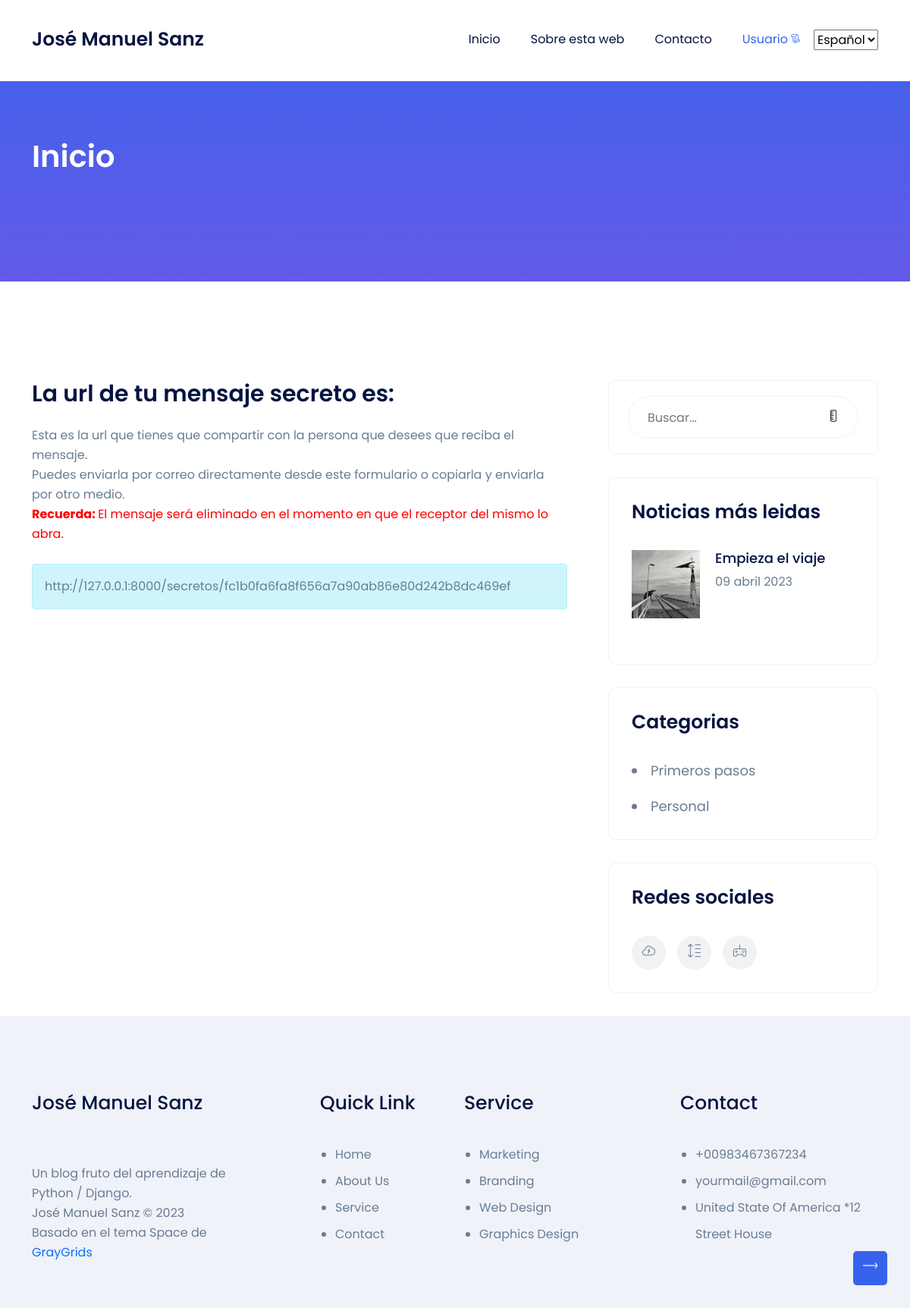
Screenshot of /secretos/confirmacion/fc1b0fa6fa8f656a7a90ab86e80d242b8dc469ef/ with the database file from the repository.
### core/models.py (models this page shows, shortened)
class Pagina(models.Model):
    titulo = models.CharField(max_length=250)
    subtitulo = models.CharField(max_length=250)
    id = models.AutoField(primary_key=True)
    slug = models.SlugField(unique=True, default=0)
    contenido = RichTextField()
    imagen = models.ImageField(upload_to='paginas')
    fecha_creacion = models.DateTimeField(auto_now_add=True) # Se añade la hora de forma automática cuando se crea el registro
    fecha_actualizacion = models.DateTimeField(auto_now=True) # Se añade la hora de forma automática al actualizarse el campo
    class Meta:
        verbose_name = "pagina"
        verbose_name_plural = "paginas"
        ordering = ["-fecha_creacion"] # Ordena por defecto de mas antiguo a mas nuevo, con (-NombreCampo), cambia a la inversa

### blog/models.py (models this page shows, shortened)
class Blog(models.Model):
    id = models.AutoField(primary_key=True)
    titulo = models.CharField(max_length=250)
    slug = models.SlugField(unique=True, default=0)
    subtitulo = models.CharField(max_length=250)
    contenido = RichTextField()
    imagen = models.ImageField(upload_to='blog')
    fecha_creacion = models.DateTimeField(auto_now_add=True) # Se añade la hora de forma automática cuando se crea el registro
    fecha_actualizacion = models.DateTimeField(auto_now=True) # Se añade la hora de forma automática al actualizarse el campo
    autor = models.ForeignKey(Autor, on_delete=models.CASCADE, related_name='blogs')
    num_visitas = models.PositiveIntegerField(default=0) # Nuevo campo para contabilizar el número de visitas
    categorias = models.ManyToManyField(Categoria, related_name=_('categorias'))
    class Meta:
        verbose_name = "noticia"
        verbose_name_plural = "noticias"
        ordering = ["-fecha_creacion"] # Ordena por defecto de mas antiguo a mas nuevo, con (-NombreCampo), cambia a la inversa

class Categoria(models.Model):
    nombre = models.CharField(max_length=100)
    slug = models.SlugField(unique=True, default=0)

### secretos/views.py (the view)
# urls.py: path('confirmacion/<str:hash>/', confirmacion, name='confirmacion'),
def confirmacion(request, hash):
    return render(request, 'secretos/enlace_secreto.html', {'hash': hash})

### blog/utils.py (called while the page is built)
def mas_leidas():
    return Blog.objects.all().order_by('-num_visitas')[:3]

def lista_categorias():
   return Categoria.objects.all()

### core/utils.py (called while the page is built)
def obtener_paginas():
    return Pagina.objects.all()

### core/views.py (called while the page is built)
def paginas_context(request):
    return {'paginas': obtener_paginas()}

def noticias_context(request):
    return {'mas_leidas': mas_leidas()}

def categorias_context(request):
    return {'categorias': lista_categorias()}

### secretos/templates/secretos/enlace_secreto.html (shortened to what this page needs)
{% extends 'core/base.html' %}
{% load i18n %}
{% block content %}
<section class="blog-section pt-130">
    <div class="container">
        <div class="row">
            <div class="col-xl-8 col-lg-7">
                <div class="left-side-wrapper mb-60">
                   <h3>La url de tu mensaje secreto es: </h3><br>
                   <p>Esta es la url que tienes que compartir con la persona que desees que reciba el mensaje.<br>Puedes enviarla por correo directamente desde este formulario o copiarla y enviarla por otro medio.</p>
                   <p style="color: red;"><strong>Recuerda: </strong>El mensaje será eliminado en el momento en que el receptor del mismo lo abra.<br></p>
                   <p><br></p>
                   <div class="alert alert-info"><p>http://127.0.0.1:8000/secretos/{{ hash }}</p></div>
                </div>
            </div>
{% endblock %}

### core/templates/core/base.html (shortened to what this page needs)
<!doctype html>
<html lang="es">
<head>
    {% load static %}
    {% load i18n %}
    <link rel="stylesheet" href="https://cdn.jsdelivr.net/npm/bootstrap@4.0.0/dist/css/bootstrap.min.css">
    <link rel="stylesheet" href="{% static 'core/assets/css/LineIcons.2.0.css' %}">
    <link rel="stylesheet" href="{% static 'core/assets/css/animate.css' %}">
    <link rel="stylesheet" href="{% static 'core/assets/css/tiny-slider.css' %}">
    <link rel="stylesheet" href="{% static 'core/assets/css/glightbox.min.css' %}">
    <link rel="stylesheet" href="{% static 'core/assets/css/bootstrap-5.0.0-beta1.min.css' %}">
    <link rel="stylesheet" href="{% static 'core/assets/css/main.css' %}">
</head>
<body>
    <header class="header navbar-area">
        <div class="container">
            <div class="row align-items-center">
                <div class="col-lg-12">
                    <nav class="navbar navbar-expand-lg">
                        <a class="navbar-brand" href="{% url 'home' %}">
                            <h4>José Manuel Sanz</h4>
                        </a>
                        <div class="navbar-collapse sub-menu-bar collapse" id="navbarSupportedContent" >
                        <ul id="nav" class="navbar-nav ms-auto">
                        <li class="nav-item">
                        <a href="{% url 'home' %}">{% trans "Inicio" %}</a>
                        </li>
                         {% for pagina in paginas %}
                         <li class="nav-item"><a href="/pagina/{{pagina.slug}}/">{{ pagina.titulo }}</a></li>
                         {% endfor %}
                        <li class="nav-item">
                        <a  href="{% url 'contacto' %}">{% trans "Contacto" %}</a>
                        </li>
                        <li class="nav-item">
                            <a class="page-scroll dd-menu active collapsed" href="javascript:void(0)" data-bs-toggle="collapse" data-bs-target="#submenu-1-1" aria-controls="navbarSupportedContent" aria-expanded="false" aria-label="Toggle navigation">Usuario</a>
                        </li>
                        </ul>
                        {% get_current_language as LANGUAGE_CODE %}
                        {% get_available_languages as LANGUAGES %}
                        <select id="language-selector" onchange="location.href=this.value;">
                            {% for lang_code, lang_name in LANGUAGES %}
                                <option value="{% url 'change_language' lang_code %}" {% if lang_code == LANGUAGE_CODE %}selected{% endif %}>{{ lang_name }}</option>
                            {% endfor %}
                        </select>
                        </div>
                        </nav>
                </div>
            </div>
        </div>
    </header>
    <section class="page-banner-section pt-75 pb-75 img-bg"
        style="background-image:url({% static 'core/assets/img/bg/common-bg.svg' %})">
        <div class="container">
            <div class="row">
                <div class="col-xl-12">
                    <div class="banner-content">
                        {% if noticia %}
                        <h2 class="titular_en_breadcrumb">{{ noticia.titulo }}</h2>
                        <h3 class="titular_en_breadcrumb">{{ noticia.subtitulo}}</h3>
                        <div class=meta-information>
                            <p class="meta-info titular_en_breadcrumb"><br>
                                {% trans "Autor" %}: Por {{noticia.autor}} | {{noticia.fecha_creacion|date:"d \ F \ Y" }}
                            </p>
                            <p class="titular_en_breadcrumb">{% trans "Categorias" %}:
                                <a href="javascript:void(0)">
                                {% for categoria in noticia.categorias.all %}
                                 <a class="titular_en_breadcrumb" href="/categoria/{{categoria.slug}}/">{{ categoria.nombre }}</a>{% if not forloop.last %}, {% endif %}
                                {% endfor %}
                                 </a>
                            </p>
                        </div>
                        {% elif pagina %}
                        <h2 class="titular_en_breadcrumb">{{ pagina.titulo }}</h2>
                        <h3 class="titular_en_breadcrumb">{{ pagina.subtitulo }}</h3>
                        {% elif categoria %}
                        <h3 class="titular_en_breadcrumb">{% trans "Noticias de la categoria:" %} {{ categoria.nombre}}</h3>
                        {% elif resultados %}
                        <h3 class="titular_en_breadcrumb">{% trans "Resultados de la busqueda" %}</h3>
                        {% elif contacto %}
                        <h3 class="titular_en_breadcrumb">{% trans "Formulario de contacto" %}</h3>
                        {% elif login %}
                        <h3 class="titular_en_breadcrumb">{% trans "Inicio de sesión" %}</h3>
                        {% else %}
                        <h2 class="titular_en_breadcrumb">{% trans "Inicio" %}</h2>
                        {% endif %}
                        <div class="page-breadcrumb">
                            <nav aria-label="breadcrumb">
                                <ol class="breadcrumb">
                                </ol>
                            </nav>
                        </div>
                    </div>
                </div>
            </div>
        </div>
    </section>
    {% block content %}
    {% endblock %}
    {% if not contacto %}
    <div class="col-xl-4 col-lg-5">
        <div class="sidebar-wrapper">
            <div class="sidebar-box search-form-box mb-30">
                <form action="{% url 'buscar_noticias' %}" method="POST" class="search-form">
                    <input type="text" name="cadena" placeholder='{% trans "Buscar..." %}'>
                    <button type="submit"><i class="lni lni-search-alt"></i></button>
                </form>
            </div>
            <div class="sidebar-box recent-blog-box mb-30">
                <h4>{% trans "Noticias más leidas" %}</h4>
                <div class="recent-blog-items">
                    {% for noticia in mas_leidas %}
                    <div class="recent-blog mb-30">
                        <div class="recent-blog-img">
                            <img src="{{noticia.imagen.url}}" alt="#">
                        </div>
                        <div class="recent-blog-content">
                            <h5><a href="/blog/{{noticia.slug}}">{{ noticia.titulo }}</a></h5>
                            <span class="date">{{ noticia.fecha_creacion | date:"d \ F \ Y" }}</span>
                        </div>
                    </div>
                    {% endfor %}
                </div>
            </div>
            <div class="sidebar-box catagories-box mb-30">
                <h4>{% trans "Categorias" %}</h4>
                <ul>
                    {% for categoria in categorias %}
                    <li>
                        <a href="/categoria/{{categoria.slug}}/">
                            <span>{{ categoria.nombre}}</span>
                        </a>
                    </li>
                    {% endfor %}
                </ul>
            </div>
            <div class="sidebar-box mb-30">
                <h4>{% trans "Redes sociales" %}</h4>
                <div class="footer-social-links">
                    <ul class="d-flex justify-content-start">
                        <li><a href="https://twitter.com/jmsanzprieto"><i class="lni lni-twitter-filled"></i></a></li>
                        <li><a href="https://www.linkedin.com/in/josemanuelsanzprieto/"><i class="lni lni-linkedin-original"></i></a></li>
                        <li><a href="https://github.com/jmsanzprieto/"><i class="lni lni-github-original"></i></a></li>
                    </ul>
                </div>
            </div>
            {% endif %}
        </div>
    </div>
    </div>
    </div>
    </section>
    <footer class="footer pt-100">
        <div class="container">
            <div class="row">
                <div class="col-xl-3 col-lg-4 col-md-6">
                    <div class="footer-widget mb-60 wow fadeInLeft">
                        <a href="{% url 'home' %}" class="logo mb-30"><h4>José Manuel Sanz</h4></a>
                    </div>
                </div>
                <div class="col-xl-2 offset-xl-1 col-lg-2 col-md-6">
                    <div class="footer-widget mb-60 wow fadeInUp">
                        <h4>Quick Link</h4>
                        <ul class="footer-links">
                            <li>
                                <a href="javascript:void(0)">Home</a>
                            </li>
                            <li>
                                <a href="javascript:void(0)">About Us</a>
                            </li>
                            <li>
                                <a href="javascript:void(0)">Service</a>
                            </li>
                            <li>
                                <a href="javascript:void(0)">Contact</a>
                            </li>
                        </ul>
                    </div>
                </div>
                <div class="col-xl-3 col-lg-3 col-md-6">
                    <div class="footer-widget mb-60 wow fadeInUp">
                        <h4>Service</h4>
                        <ul class="footer-links">
                            <li>
                                <a href="javascript:void(0)">Marketing</a>
                            </li>
                            <li>
                                <a href="javascript:void(0)">Branding</a>
                            </li>
                            <li>
                                <a href="javascript:void(0)">Web Design</a>
                            </li>
                            <li>
                                <a href="javascript:void(0)">Graphics Design</a>
                            </li>
                        </ul>
                    </div>
                </div>
                <div class="col-xl-3 col-lg-3 col-md-6">
                    <div class="footer-widget mb-60 wow fadeInRight" ".8s">
                        <h4>Contact</h4>
                        <ul class="footer-contact">
                            <li>
                                <p>+00983467367234</p>
                            </li>
                            <li>
                                <p>yourmail@gmail.com</p>
                            </li>
                            <li>
                                <p>United State Of America
                                    *12 Street House</p>
                            </li>
                        </ul>
                    </div>
                </div>
            </div>
        </div>
    </footer>
    <a href="#" class="scroll-top">
        <i class="lni lni-arrow-up"></i>
    </a>
</body>
</html>

### core/templates/core/base.html (style rules this page uses)
.titular_en_breadcrumb { color: white; }

### rows the page displays
Pagina: titulo "Sobre esta web"
Blog: imagen (picture), titulo "Empieza el viaje", fecha_creacion "09 abril 2023"
Categoria: nombre "Primeros pasos"
Categoria: nombre "Personal"

### other values shown
{{ hash }} "fc1b0fa6fa8f656a7a90ab86e80d242b8dc469ef"
form field value "Español"
